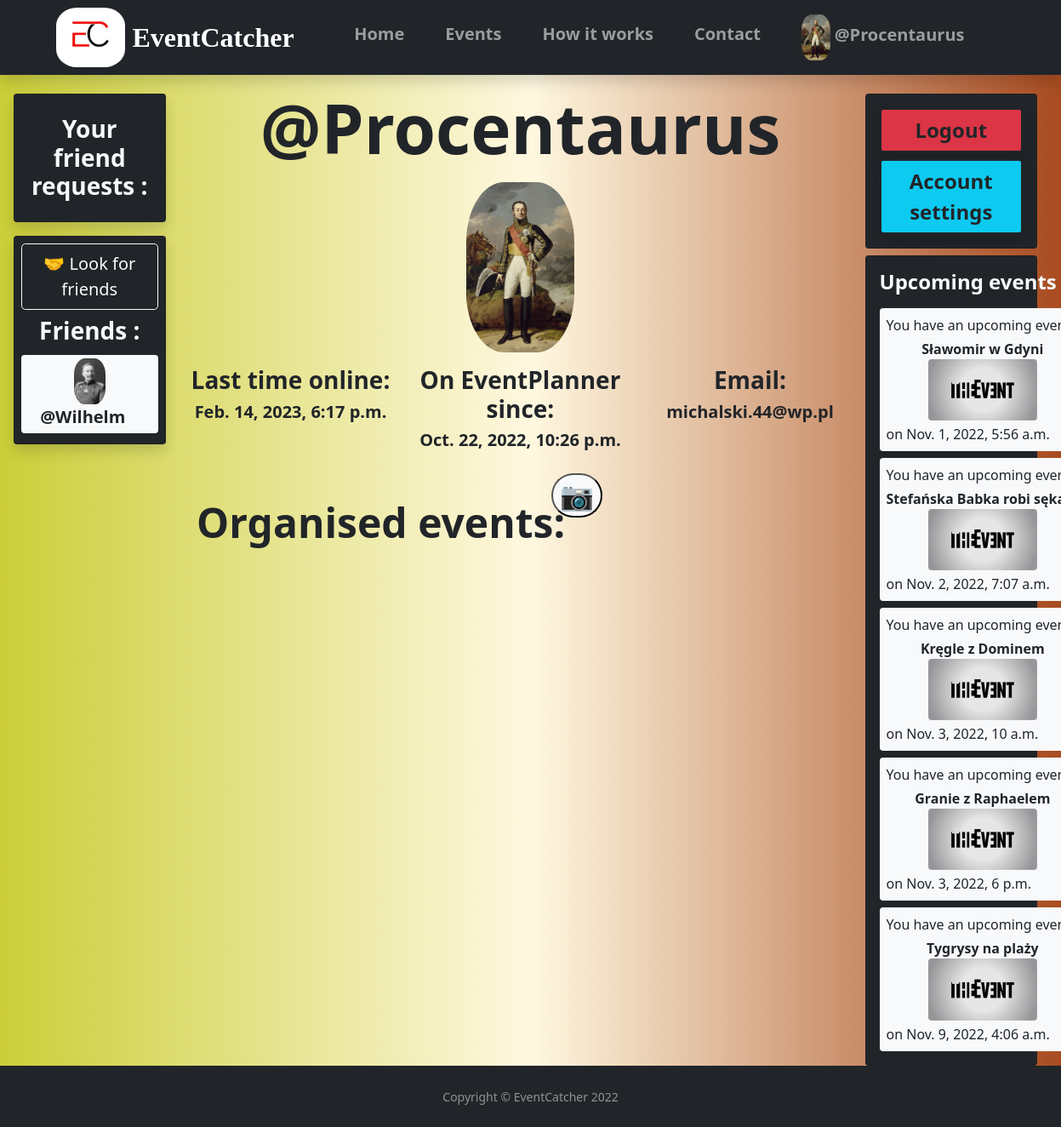
/userprofile/1/ (signed in), run on the app's committed database.
### main/models.py (models this page shows, shortened)
class MyUser(AbstractBaseUser):
    def user_directory_path(instance, filename):
        return 'profileImages/user_{0}/{1}'.format(instance.id, filename)
    email = models.EmailField(max_length=50, unique=True)
    username = models.CharField(max_length=30, unique=True)
    date_joined = models.DateTimeField(verbose_name="date joined", auto_now_add=True)
    last_login = models.DateTimeField(verbose_name="last login", auto_now=True)
    hide_mail = models.BooleanField(default=True)
    phone_number = models.PositiveIntegerField(null=True, unique=True, validators=[MinValueValidator(111111111), MaxValueValidator(999999999)])
    friends = models.ManyToManyField('self', blank=True)
    image = models.ImageField(null=True, blank=True, upload_to=user_directory_path, default="model.png")
    is_admin = models.BooleanField(default=False)
    is_active = models.BooleanField(default=True)
    is_superuser = models.BooleanField(default=False)
    is_staff = models.BooleanField(default=False)
    USERNAME_FIELD = 'email'
    REQUIRED_FIELDS = ['username']
    objects = MyUserManager()
    def __str__(self):
        return self.username

### api/models.py (models this page shows, shortened)
class Event(models.Model):
    CATEGORYS = [
        ('Official', (
                ('Company Meeting', 'Company Meeting'),
                ('Exhibition', 'Exhibition'),
                ('Concert', 'Concert'),
                ('Gala','Gala'),
                ('Bal','Bal'),
                ('March','March'),
                ('Show','Show'),
                ('Others','Others'),
            )
        ),
        ('Unofficial', (
                ('Birthday Party', 'Birthday Party'),
                ('Boozing', 'Boozing'),
                ('House Party', 'House Party'),
                ('Celebration', 'Celebration'),
                ('Family Meeting', 'Family Meeting'),
                ('Others','Others'),
            )
        ),
    ]
    def event_directory_path(instance, filename):
        return 'eventImages/event_{0}/{1}'.format(instance.id, filename)
    name = models.CharField(verbose_name="Name",max_length=50)
    start_date_time = models.DateTimeField("Start time",null=True)
    end_date_time = models.DateTimeField("End time  ",null=True)
    organiser = models.ForeignKey(MyUser, on_delete=models.CASCADE, null=True)
    participants = models.ManyToManyField(MyUser, related_name='participants', blank=True)
    location = models.CharField("Location  ", max_length=60, null=True)
    category = models.CharField("Category  ", max_length=50, choices=CATEGORYS, null=True)
    is_open = models.BooleanField("Is open",null=True)
    is_free = models.BooleanField("Is free",null=True)
    description = models.TextField("Description",max_length=500, null=True)
    can_participants_invite = models.BooleanField(null=True, default=True)
    image = models.ImageField(null=True, blank=True, upload_to=event_directory_path, default='eventmodel.png')

### main/decorators.py (the view)
    def wrapper_func(request, *args, **kwargs):
        if not request.user.is_authenticated:
            return redirect('home')
        else:
           return view_func(request, *args, **kwargs)

### main/templates/main/userProfile.html (shortened to what this page needs)
{% extends 'main.html' %}
{% load static %}
{% block content %}
<main>
    <div class="row mx-1">
        <div class="row mt-3">
            <div class="col-lg-2">
                <div class="row mb-2">
                    <div class="col-lg-12 my-2">
                        <div class="card card-body bg-dark shadow">
                            {% if user == request.user %}
                                <h3 class="fw-bold text-center mt-2 text-light">Your friend requests :</h3>
                            {% elif  user != request.user and request.user not in user.friends.all and friendRequest is not None  %}
                            <div class="d-grid">
                                <button type="button" class="btn btn-outline-info shadow text-decoration-none text-light" href="#">
                                    <span class="fw-bold fs-4">You send/were sent invitation already</span>
                                </button>
                            </div>
                            {% else %}
                                <div class="d-grid">
                                    <button type="button" class="btn btn-outline-success shadow text-decoration-none text-light" href="#">
                                        <span class="fw-bold fs-4">You are friends already</span>
                                    </button>
                                </div>
                            {% endif %}
                        </div>
                    </div>
                </div>
                <div clas="row">
                    <div class="col-lg-12 mb-4">
                        <div class="card card-body p-2 bg-dark shadow">
                            {% if user.id == request.user.id %}
                            <div class="d-grid">
                                <a href="{% url 'lookforfriends' request.user.id %}" class="btn btn-lg btn-outline-light" type="button">&#129309; Look for friends</a>
                            </div>
                            {% endif %}
                            <h3 class="fw-bold text-center mt-2 text-light">Friends :</h3>
                            {% for friend in friends %}
                                <div class="text-center bg-light rounded my-1 me-0">
                                    <a class="nav-link p-1" href="{% url 'userprofile' friend.id %}">
                                        <img class="avatar" src="{{ friend.image.url }}">
                                        <span class="text-nowrap fs-5 me-4 ms-2 fw-bold text-dark">@{{friend}}</span>
                                    </a>
                                </div>
                            {% endfor %}
                        </div>
                    </div>
                </div>
            </div>
            <div class="col-lg-8">
                <h1 id="username" class="display-1 fw-bold text-center">@{{user.username}}</h1>
                <div class="d-flex mt-3">
                    <img src="{{user.image.url}}" class="avatar_max">
                    {% if request.user == user %}
                    <button type="button" id="myBadge" class="badge rounded-pill bg-light p-2 fs-2">&#128247;</button>
                    {% endif %}
                </div>
                <div class="row mt-3 mb-2">
                    <div class="col-sm-4">
                        <h3 class="text-center fw-bold">Last time online:</h3>
                        <h5 class="text-center fw-bold">{{user.last_login}}</h5>
                    </div>
                    <div class="col-sm-4">
                        <h3 class="text-center fw-bold">On EventPlanner since:</h3>
                        <h5 class="text-center fw-bold">{{user.date_joined}}</h5>
                    </div>
                    <div class="col-sm-4">
                        <h3 class="text-center fw-bold">Email:</h3>
                        {% if user == request.user or user.hide_mail == False %}
                        <h5 class="text-center fw-bold">{{user.email}}</h5>
                        {% else %}
                        <h5 class="text-center fw-bold">*************</h5>
                        {% endif %}
                    </div>
                </div>
                <h1 class=" display-5 fw-bold mt-2 text-dark mt-5">&nbsp;Organised events: </h1>
            </div>
            <div class="col-lg-2">
                {% if user.id == request.user.id %}
                <div class="row mb-2 mt-2">
                    <div class="col-lg-12 d-grid gap-2 card card-body bg-dark">
                        <a type="button" class="btn btn-danger border-2 border-dark shadow text-decoration-none text-dark" href="{% url 'logout' %}">
                            <span class="fw-bold fs-4">Logout</span>
                        </a>
                        <a type="button" class="btn btn-info border-2 border-dark shadow text-decoration-none text-dark" href="{% url 'usersettings'%}">
                            <span class="fw-bold fs-4">Account settings</span>
                        </a>
                    </div>
                </div>
                <div class="row">
                    <div class="col-lg-12 d-grid gap-2 card card-body bg-dark">
                        <h4 class="text-light fw-bold">Upcoming events :</h4>
                        {% for event in events %}
                        <div class="rounded bg-light p-2">
                            You have an upcoming event&nbsp;
                            <a href="{% url 'eventsite' event.id %}" class="text-decoration-none">
                                <div class="text-center my-1">
                                    <span class="fw-bold text-nowrap text-dark">{{event.name}}</span><br>
                                    <img src="{{event.image.url}}" class="rounded" style="max-width: 8em; max-height:6em;">
                                </div>
                            </a>
                            on {{event.start_date_time}}
                        </div>
                        {% endfor %}
                    </div>
                </div>
                {% endif %}
            </div>
        </div>
    </div>
    <div class="toast-container position-fixed top-50 start-50 p-3 translate-middle">
    </div>
</main>
{% endblock content %}

### templates/navbar.html (shortened to what this page needs)
{% load static %}
<section>
    <nav class="navbar navbar-expand-lg navbar-dark bg-dark shadow fixed-top p-1">
        <div class="container">
        <a class="navbar-brand me-2" href="#">
            <img id="logoimg" src="{% static 'images/logo.jpg' %}" alt="LOGO" id="logo">
        </a>
        <a class="navbar-brand" href="#"><span id="logofont">EventCatcher</span></a>
        <div class="collapse navbar-collapse" id="navbarResponsive">
            <ul class="navbar-nav ms-auto">
                <li class="nav-item mx-3 mt-2">
                    <a class="nav-link" href="{% url 'home' %}"><span class="fw-bold fs-5">Home</span></a>
                </li>
                <li class="nav-item mx-3  mt-2">
                    <a class="nav-link" href="{% url 'eventshowdown' %}"><span class="fw-bold fs-5">Events</span></a>
                </li>
                <li class="nav-item mx-3  mt-2">
                    <a class="nav-link" href="#"><span class="fw-bold fs-5">How it works</span></a>
                </li>
                <li class="nav-item mx-3  mt-2">
                    <a class="nav-link" href="#"><span class="fw-bold fs-5">Contact</span></a>
                </li>
                {% if request.user.is_authenticated %}
                <li class="nav-item mx-3">
                    <a class="nav-link" href="{% url 'userprofile' request.user.id %}">
                        <img class="avatar" src="{{ request.user.image.url }}">
                        <span id="navusername" class="text-nowrap fs-5 me-4 fw-bold">@{{request.user}}</span>
                    </a>
                </li>
                {% endif %}
            </ul>
        </div>
    </nav>
    <div style="height:86px;"></div>
</section>

### static/css/main.css (style rules this page uses)
#logofont { font-family:'Times New Roman', Times, serif; font-weight: 900; font-size: 32px; }
#logoimg { border-radius: 30%; max-height: 70px; padding: 0; }
body { background-color: white; background-image: linear-gradient(to right, #cbce38 ,#fff8e0, #a84b20); }
.avatar { max-width: 54px; max-height:54px; margin: 0; border-radius: 35%; }
.avatar_max { max-width: 200x; max-height:200px; margin: 0 auto; border-radius: 35%; position: relative; }
#myBadge { position: absolute; top: 42%; left: 52%; }

### data on the page
MyUser: user.image (picture), user "Procentaurus", username "Procentaurus", image (picture), last_login "Feb. 14, 2023, 6:17 p.m.", date_joined "Oct. 22, 2022, 10:26 p.m.", email "michalski.44@wp.pl"
MyUser: image (picture), username "Wilhelm"
Event: name "Sławomir w Gdyni", image (picture), start_date_time "Nov. 1, 2022, 5:56 a.m."
Event: name "Stefańska Babka robi…", image (picture), start_date_time "Nov. 2, 2022, 7:07 a.m."
Event: name "Kręgle z Dominem", image (picture), start_date_time "Nov. 3, 2022, 10 a.m."
Event: name "Granie z Raphaelem", image (picture), start_date_time "Nov. 3, 2022, 6 p.m."
Event: name "Tygrysy na plaży", image (picture), start_date_time "Nov. 9, 2022, 4:06 a.m."
